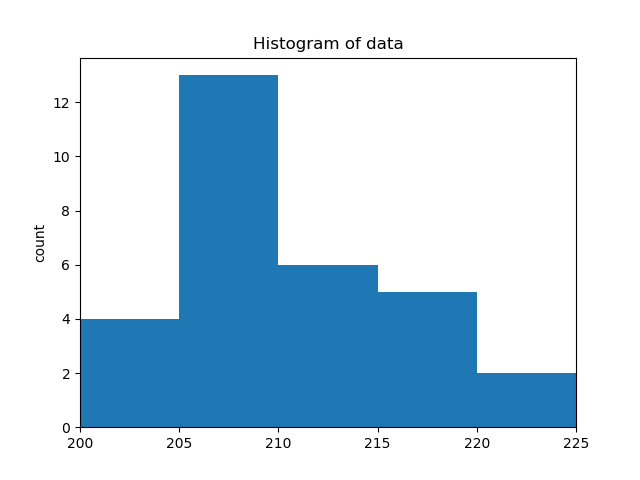

The Python source for this figure:
import numpy as np
import math
arr = np.array([220.1, 219.2, 219, 221, 217, 215.5, 214.12, 215.7, 211.4, 210.9, 211.8, 212.4, 210.6, 209.5, 209.7, 208.9, 209.1, 209, 208.5, 208, 207.7, 207.6, 207.5, 207.4, 208.2, 206, 203.5, 203.7, 202.9, 200])
Bin_size = 5
Start = 200

#Code for generating frequency distribution
Table = np.zeros(math.ceil((max(arr)/Bin_size))-int(Start/Bin_size))

for i in range(len(arr)):
   Table[int(arr[i]/Bin_size)-int(Start/Bin_size)] += 1

print("Frequency Distribution is:")
for i in range(len(Table)):
    print("%s-%s" %(str(Start+(Bin_size*(i))),str(Start+(Bin_size*(i+1)))),int(Table[i]))

#Code for Histogram Plot

import numpy as np
import random
from matplotlib import pyplot as plt

bins = np.arange(Start, 5*(math.ceil((max(arr))/5)+1), 5) 
plt.xlim([min(arr), 225])

plt.hist(arr, bins=bins)
plt.title('Histogram of data')
plt.ylabel('count')

plt.savefig("Q4.png")